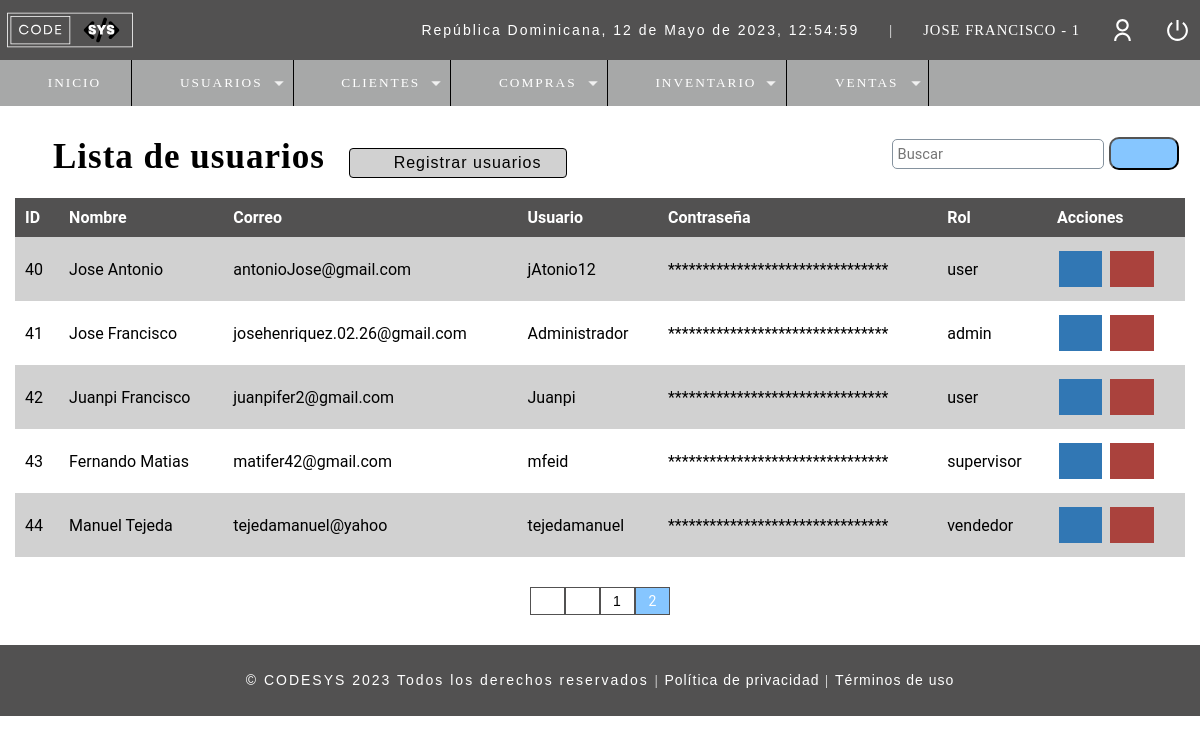
Before: /r_usuarios.php?pagina=2 (signed in) with the older database file.
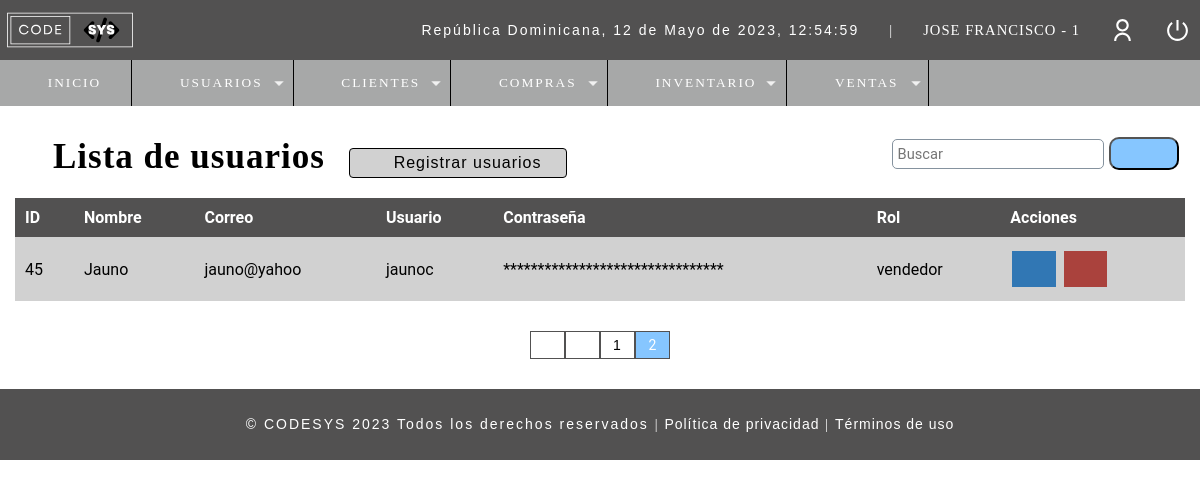
After: the same page with the newer database file.
### tables this page shows
CREATE TABLE `t_usuario` (
  `ID_Usuario` int(11) NOT NULL,
  `Nombre` varchar(50) DEFAULT NULL,
  `Email` varchar(100) DEFAULT NULL,
  `Usuario` varchar(15) DEFAULT NULL,
  `Pass` varchar(150) DEFAULT NULL,
  `Rol` int(11) DEFAULT NULL,
  `ID_Estado` int(10) DEFAULT NULL
);

CREATE TABLE `t_rol` (
  `ID_Rol` int(11) NOT NULL,
  `Rol` varchar(20) DEFAULT NULL
);

### Include/functions.php (called while the page is built, shortened)
<?php
	function fechaActual(){
		$mes = array("","Enero",
		    "Febrero",
			"Marzo",
			"Abril",
			"Mayo",
			"Junio",
			"Julio",
			"Agosto",
			"Septiembre",
			"Octubre",
			"Noviembre",
			"Diciembre");
		return date('d')." de ". $mes[date('n')] . " de " . date('Y') . ", " . date('H:i:s');
	}
?>

### Controllers/r_usuarios.controller.php (called while the page is built, shortened)
<?php
include("./Database/conn_backend.php");
$sql_registers =  mysqli_query($conn, "SELECT COUNT(*) as total_registers FROM t_usuario WHERE ID_Estado=1");
$result_registers = mysqli_fetch_array($sql_registers);
$total_registro = $result_registers['total_registers'];
$paginas = 5;
if(empty($_GET['pagina'])){
    $pagina = 1;
}else{
    $pagina = $_GET['pagina'];
}
$from = ($pagina - 1) * $paginas;
$total_pages = ceil($total_registro / $paginas);
$sql = "SELECT u.ID_Usuario, u.Nombre, u.Email, u.Usuario, u.Pass, r.Rol, e.Estado
            FROM t_usuario u
            INNER JOIN t_rol r
            INNER JOIN t_estado e
            ON u.Rol = r.ID_Rol
            AND u.ID_Estado = e.ID_Estado
            WHERE e.ID_Estado = 1
            ORDER BY u.ID_Usuario ASC
            LIMIT $from,$paginas";
$result = mysqli_query($conn, $sql);
?>

### r_usuarios.php (the view, shortened to what the changed rows need)
<?php
    include_once("Include/plantilla_Cabeza.php");
    include("Controllers/r_usuarios.controller.php");
?>
<br>
<br>
<head>
    <link rel="stylesheet" href="css/style.css">
</head>
<section id="container">
    <div class="r_user">
	<h1><i class="fa-solid fa-users" style="color: #000;"></i> Lista de usuarios</h1>
    <div class="containerTableResponsive">
    <table>
        <thead class="table">
        <tr>
            <th>ID</th>
            <th>Nombre</th>
            <th>Correo</th>
            <th>Usuario</th>
            <th>Contraseña</th>
            <th>Rol</th>
            <th>Acciones</th>
        </tr>
        </thead>
        <tbody>
        <?php while($mostrar = mysqli_fetch_array($result)): ?>
        <tr class="row<?= $mostrar['ID_Usuario']; ?>">
            <td><?= $mostrar['ID_Usuario']; ?></td>
            <td><?= $mostrar['Nombre']; ?></td>
            <td><?= $mostrar['Email']; ?></td>
            <td><?= $mostrar['Usuario']; ?></td>
                <?php
                    $pass = $mostrar['Pass'];
                    $passEncript = str_repeat("*", strlen($pass));
                ?>
            <td><?php echo $passEncript ?></td>
            <td><?= $mostrar['Rol']; ?></td>
            <td>
                <a class="btn_edit" href="u_usuarios.php?id=<?= $mostrar['ID_Usuario'];?>" data-bs-toggle="modal"><i class="fa-solid fa-pen-to-square"></i></a>
                    <?php if($mostrar['ID_Usuario'] != 1){?>
                <a class="btn_delete del_user" href="#" user="<?= $mostrar['ID_Usuario'];?>"><i class="fa-solid fa-trash"></i></a>
                    <?php } ?>
            </td>
            <?php endwhile;?>
        </tr>
        </tbody>
    </table>
    </div>
    <div class="paginador">
        <ul>
            <?php if($pagina != 1){ ?>
            <li><a href="?pagina=<?php echo 1; ?>"><i class="fa-sharp fa-solid fa-backward-step" style="color: #000000; height: 16px;"></i></a></li>
            <li><a href="?pagina=<?php echo $pagina-1; ?>"><i class="fa-sharp fa-solid fa-caret-left" style="color: #000000; height: 16px;"></i></a></li>
            <?php } for($i=1;$i<=$total_pages;$i++){
                if($i == $pagina){
                    echo '<li class="page_select">'.$i.'</a></li>';
                }else{
                echo '<li><a href="?pagina='.$i.'">'.$i.'</a></li>';
                }
            } if($pagina != $total_pages){ ?>
            <li><a href="?pagina=<?php echo $pagina + 1; ?>"><i class="fa-solid fa-caret-right" style="color: #000000; height: 16px;"></i></a></li>
            <li><a href="?pagina=<?php echo $total_pages?>"><i class="fa-sharp fa-solid fa-forward-step" style="color: #000000; height: 16px;"></i></a></li>
            <?php } ?>
        </ul>
    </div>
    </div>
</section>
<?php include_once("Include/plantilla_pie.php");?>

### Include/plantilla_Cabeza.php (shortened to what the changed rows need)
<?php
	include("./Database/conn_backend.php");
	include("scripts.php");
	$usuario = $_SESSION['Usuario'];
	$sql = "SELECT * FROM t_usuario WHERE Usuario='$usuario'";
	$result = mysqli_query($conn, $sql);
?>
<!DOCTYPE html>
<html lang="en">
<head>
</head>
<body>
	<header>
		<div class="header">
			<h1><img class="imgHeader" src="assets\images\CODESYSLOGO.svg" alt="Logo de CODESYS" width="130px" height="100px" style="margin-top:2px; margin-left:-5px;"></h1>
			<div class="optionsBar">
				<p id="hora">República Dominicana, <?php echo fechaActual();?></p>
				<span>|</span>
				<?php while($mostrar = mysqli_fetch_array($result)){?>
				<span class="user"><?php echo $mostrar['Nombre'].' - '.$mostrar['Rol']?></span>
				<?php } ?>
				<img class="photouser" src="assets\images\user-line.svg" alt="Usuario">
				<a href="Include\Close_session.php"><img class="close" src="assets\images\shut-down-line.svg" alt="Salir del sistema" title="Salir"></a>
			</div>
		</div>
	</header>

Changed rows visible on the page:
no longer on this page (row edited): t_usuario: ID_Usuario "40", Nombre "Jose Antonio", Email "antonioJose@gmail.com", Usuario "jAtonio12", Pass "********************************", Rol.Rol "user", shown under "Lista de usuarios"
no longer on this page (row edited): t_usuario: ID_Usuario "41", Nombre "Jose Francisco", Email "josehenriquez.02.26@gmail.com", Usuario "Administrador", Pass "********************************", Rol.Rol "admin", shown under "Lista de usuarios"
no longer on this page (row edited): t_usuario: ID_Usuario "42", Nombre "Juanpi Francisco", Email "juanpifer2@gmail.com", Usuario "Juanpi", Pass "********************************", Rol.Rol "user", shown under "Lista de usuarios"
no longer on this page (row edited): t_usuario: ID_Usuario "43", Nombre "Fernando Matias", Email "matifer42@gmail.com", Usuario "mfeid", Pass "********************************", Rol.Rol "supervisor", shown under "Lista de usuarios"
no longer on this page (row edited): t_usuario: ID_Usuario "44", Nombre "Manuel Tejeda", Email "tejedamanuel@yahoo", Usuario "tejedamanuel", Pass "********************************", Rol.Rol "vendedor", shown under "Lista de usuarios"
added t_usuario: ID_Usuario "45", Nombre "Jauno", Email "jauno@yahoo", Usuario "jaunoc", Pass "********************************", Rol.Rol "vendedor", shown under "Lista de usuarios"
